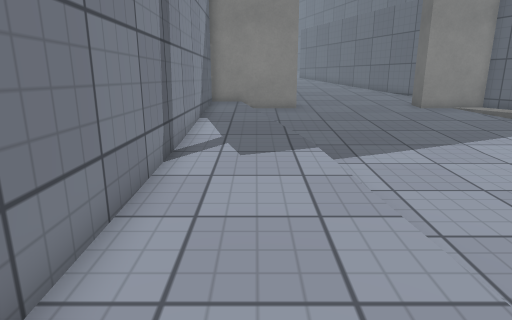
view 1 (above)

13 first-person views from a walk through a scene from a Unity 3-D project. The camera is 1.2 m above the floor, tilts 14° down and sees 75° across. The floor is counted in squares, 0.5 m on a side. Each view is taken from the middle of a square. On the plan, view 1 faces up. The plan holds only what a view shows up to about 20 squares ahead; the rest is blank. The place goes on beyond the plan. Some animated figures are left out. Surface patterns are stand-ins for the level's own textures.

view 2
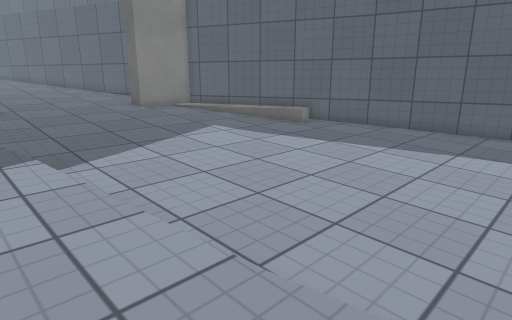

view 3
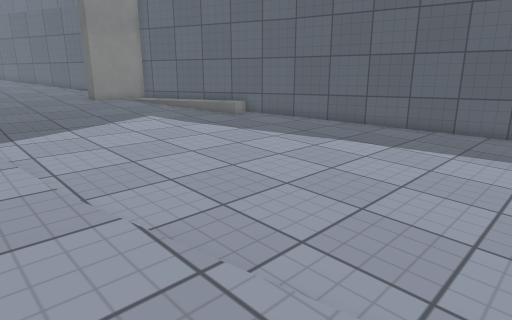

view 4
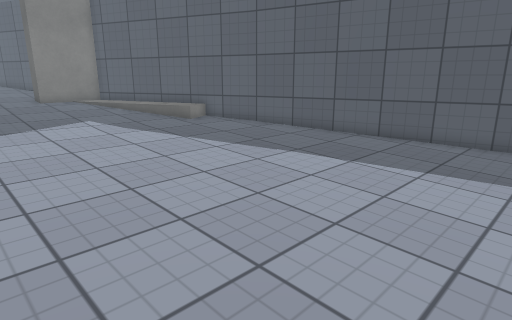

view 5
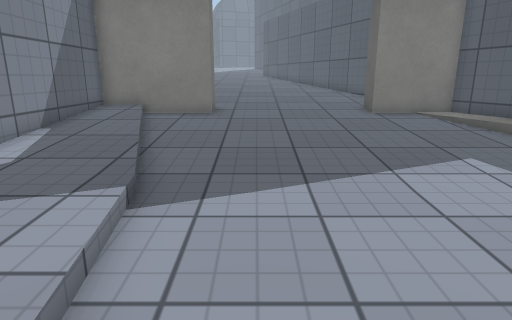

view 6
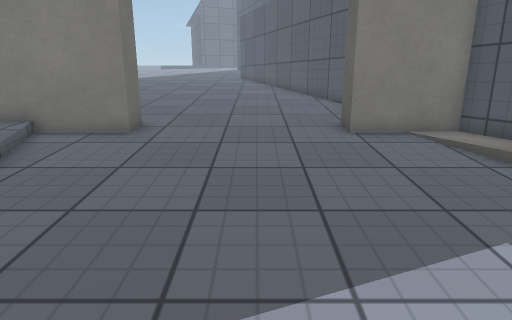

view 7
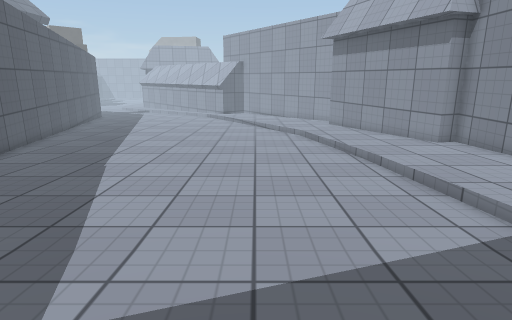

view 8
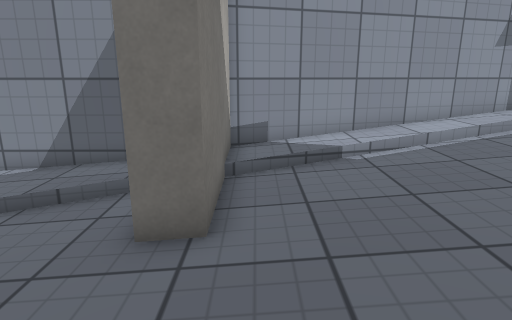

view 9
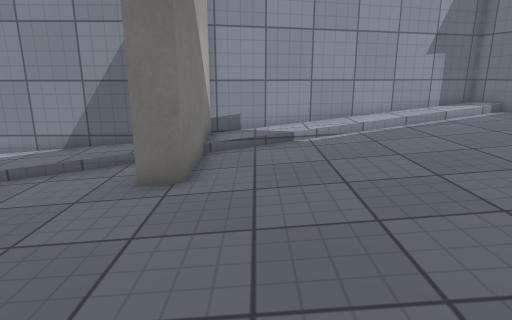

view 10
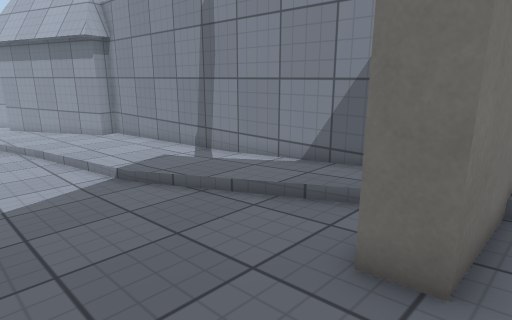

view 11
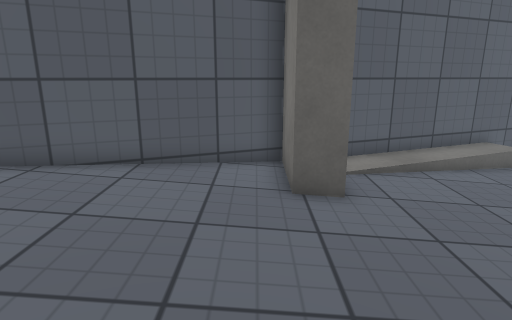

view 12
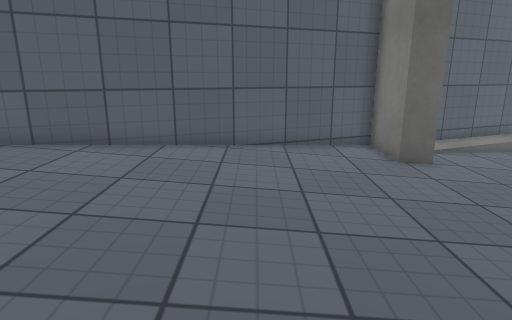

view 13
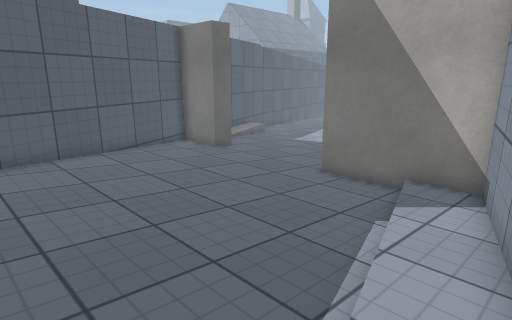

### Floor plan
Key: @ floor where view 1 was taken; # wall or solid block; . main floor; : floor 0.25 m higher than the main floor; - floor 0.25 m lower than the main floor; + floor 0.5 m higher than the main floor; * floor 0.75 m higher than the main floor; % floor 1 m higher than the main floor; / step, stairs or slope; O other object.
Columns run from 6 left of view 1 to 20 right of it. Each row starts with its distance up from view 1.
 30 #%******   **##
 29 #%/***********#
 28 #%/***********##
 27 ##%************#
 26  #%/***********#
 25  #*/***********##
 24  ##*++++++++++++#
 23   #*/+++++++++++##
 22   #*/++++++++++++#
 21   #**++++++++++++#
 20   ##*++++++++++++##
 19    ######++++++####
 18     #####++++++#####
 17     #+:::::::::::++#
 16     #+/:::::::::::+#
 15     #+/:::::::::::/##
 14     #++:::::::::::/+#
 13     #::/:::::::::::+#
 12     #::/:::::::::::/##
 11     #:::............O#
 10     #:::.............##
  9     #:::/.............#
  8     #:::/.............#
  7     #:::/.............##
  6     #:::/..............#
  5     #..................#
  4     #..................#
  3     #..................##
  2     #..../--------------#
  1     #..../--------------#
  0     ##@../--------------#
 -1      #....--------------##
 -2      #....---------------#
 -3      ##.../--------------#
 -4       #.../--------------#
 -5       #                  ##

Where each view was taken, in squares from view 1:
view 1: 0 up, 0 right, facing up
view 2: 0 up, 0 right, facing up-right
view 3: 4 down, 1 right, facing up-right
view 4: 4 down, 4 right, facing up-right
view 5: 4 up, 4 right, facing up
view 6: 8 up, 6 right, facing up
view 7: 15 up, 7 right, facing down
view 8: 20 up, 7 right, facing left
view 9: 21 up, 10 right, facing left
view 10: 20 up, 6 right, facing down-left
view 11: 20 up, 2 right, facing right
view 12: 24 up, 2 left, facing right
view 13: 30 up, 5 left, facing down-right
